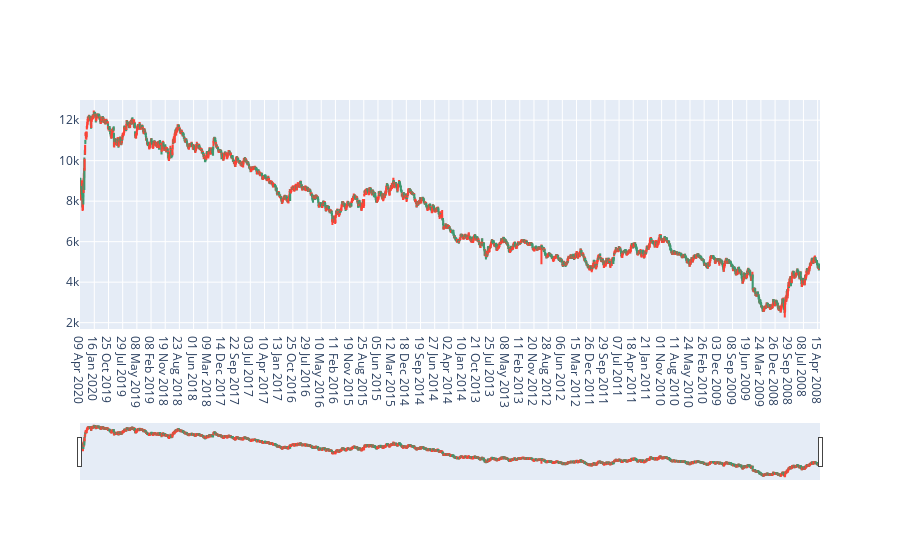

The notebook cell saved with this chart:
### Code cell
# https://plotly.com/python/candlestick-charts/

import plotly.graph_objects as go
import pandas as pd


df = pd.read_csv('nifty.csv')

fig = go.Figure(data=[go.Candlestick(x=df['Date'], open=df['Open'], high=df['High'], low=df['Low'], close=df['Close'])])



fig.show()

### Figure 1 — Plotly figure (JSON) as saved in the notebook; plotly's stock layout.template omitted (floating-point values rounded to 4 significant figures; data arrays with more than 128 entries replaced by an {"elided": "..."} marker saying what was removed)
{"data": [{"close": {"elided": "2974 float values"}, "high": {"elided": "2974 float values"}, "low": {"elided": "2974 float values"}, "open": {"elided": "2974 float values"}, "type": "candlestick", "x": {"elided": "2974 str values"}}], "layout": {}}
